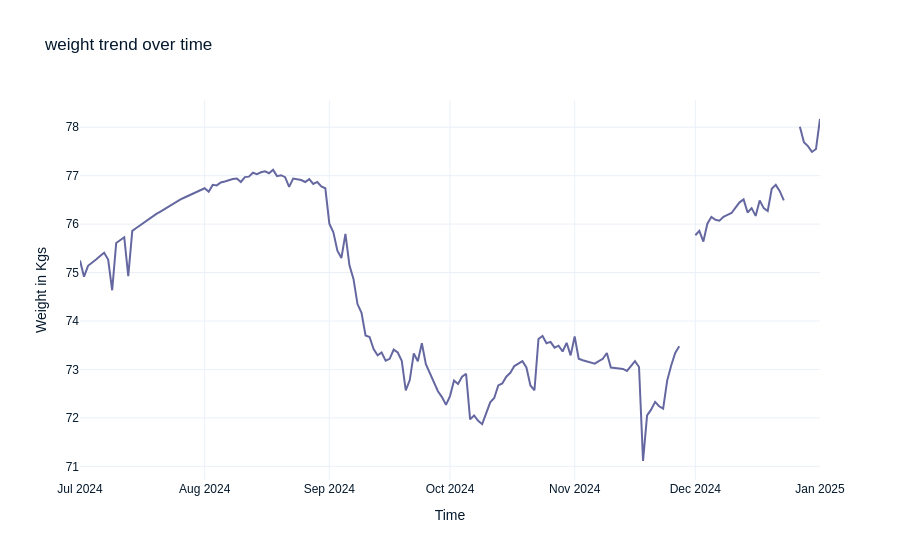

The cell this chart's notebook holds for it:
### Code cell
# Visualize weight trend over time
fig = px.line(fd, y='weight_kg', x='date', title='weight trend over time')
fig.update_layout(xaxis_title='Time', yaxis_title='Weight in Kgs', bargap=0.1)
fig.show()

### Figure 1 — Plotly figure (JSON) as saved in the notebook; plotly's stock layout.template omitted (floating-point values rounded to 4 significant figures; data arrays with more than 128 entries replaced by an {"elided": "..."} marker saying what was removed)
{"data": [{"hovertemplate": "date=%{x}<br>weight_kg=%{y}<extra></extra>", "legendgroup": "", "line": {"color": "#6568a0", "dash": "solid"}, "marker": {"symbol": "circle"}, "mode": "lines", "name": "", "orientation": "v", "showlegend": false, "x": {"elided": "185 str values"}, "xaxis": "x", "y": {"elided": "185 float values"}, "yaxis": "y", "type": "scatter"}], "layout": {"xaxis": {"anchor": "y", "domain": [0, 1], "title": {"text": "Time"}}, "yaxis": {"anchor": "x", "domain": [0, 1], "title": {"text": "Weight in Kgs"}}, "legend": {"tracegroupgap": 0}, "title": {"text": "weight trend over time"}, "bargap": 0.1}}
